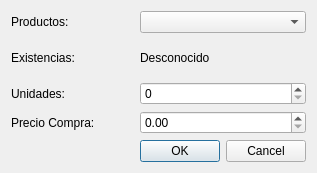
<?xml version="1.0" encoding="UTF-8"?>
<ui version="4.0">
 <class>IngresoForm</class>
 <widget class="QWidget" name="IngresoForm">
  <property name="geometry">
   <rect>
    <x>0</x>
    <y>0</y>
    <width>317</width>
    <height>173</height>
   </rect>
  </property>
  <property name="windowTitle">
   <string>Form</string>
  </property>
  <layout class="QGridLayout" name="gridLayout">
   <item row="3" column="2">
    <widget class="QDoubleSpinBox" name="spnPrecioCompra"/>
   </item>
   <item row="0" column="0">
    <widget class="QLabel" name="label">
     <property name="text">
      <string>Productos:</string>
     </property>
    </widget>
   </item>
   <item row="1" column="0">
    <widget class="QLabel" name="label_2">
     <property name="text">
      <string>Existencias:</string>
     </property>
    </widget>
   </item>
   <item row="2" column="2">
    <widget class="QSpinBox" name="spnUnidades"/>
   </item>
   <item row="2" column="0">
    <widget class="QLabel" name="label_3">
     <property name="text">
      <string>Unidades:</string>
     </property>
    </widget>
   </item>
   <item row="3" column="0">
    <widget class="QLabel" name="label_4">
     <property name="text">
      <string>Precio Compra:</string>
     </property>
    </widget>
   </item>
   <item row="4" column="2">
    <widget class="QDialogButtonBox" name="buttonBox">
     <property name="standardButtons">
      <set>QDialogButtonBox::Cancel|QDialogButtonBox::Ok</set>
     </property>
    </widget>
   </item>
   <item row="3" column="1">
    <spacer name="horizontalSpacer">
     <property name="orientation">
      <enum>Qt::Horizontal</enum>
     </property>
     <property name="sizeHint" stdset="0">
      <size>
       <width>40</width>
       <height>20</height>
      </size>
     </property>
    </spacer>
   </item>
   <item row="0" column="2">
    <widget class="QComboBox" name="cmbProductos"/>
   </item>
   <item row="1" column="2">
    <widget class="QLabel" name="lblExistencias">
     <property name="text">
      <string>Desconocido</string>
     </property>
    </widget>
   </item>
  </layout>
 </widget>
 <resources/>
 <connections/>
</ui>
